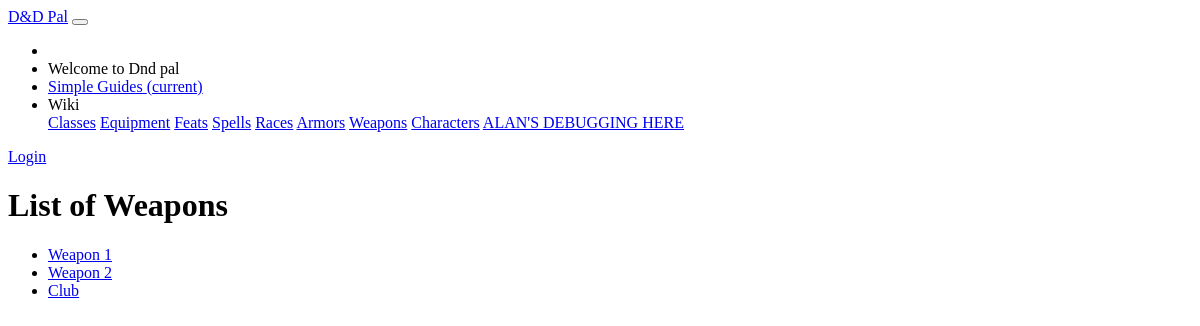
Screenshot of /dndpal/weapons/ with the database file from the repository.
### dndpal/models.py (models this page shows)
class Weapon(models.Model):
    name = models.CharField(default = '', primary_key = True, max_length = 100, help_text = "Enter the name of this weapon")
    gold = models.IntegerField(default=0, help_text="Enter the gold-price component for this weapon")
    silver = models.IntegerField(default=0, help_text="Enter the silver-price component for this weapon")
    copper = models.IntegerField(default=0, help_text="Enter the copper-price component for this weapon")
    damage = models.CharField(default = "", max_length = 10000, help_text = "Enter the damage die of this weapon")
    DAMAGE_TYPE_CHOICES = (
        ('ac', 'Acid'),
        ('bl', 'Bludgeoning'),
        ('co', 'Cold'),
        ('fi', 'Fire'),
        ('fo', 'Force'),
        ('li', 'Lightning'),
        ('ne', 'Necrotic'),
        ('pi', 'Piercing'),
        ('po', 'Poisoning'),
        ('ps', 'Psychic'),
        ('ra', 'Radiant'),
        ('sl', 'Slashing'),
        ('th', 'Thunder'),
    )
    damage_type = models.CharField(max_length = 2, choices = DAMAGE_TYPE_CHOICES, default = 'ab')
    range = models.CharField(default = "", max_length = 10000, help_text = "Enter the range of the weapon.")
    weight = models.SmallIntegerField(default= 0, help_text="Enter the weight for this item in pounds.")
    weapon_type = models.CharField(default = "", max_length = 10000, help_text = "Enter the weapon category of the weapon. IE: Simple, Martial, etc.")
    properties = models.CharField(default = '', max_length = 1000, help_text = "Enter the properties of this weapon in a comma separated list.")
    def get_absolute_url(self):
        return reverse('weapon-detail', args=[str(self.name)])

### dndpal/views.py (the view)
# urls.py: path('weapons/', views.WeaponListView.as_view(), name='weapons'),
class WeaponListView(generic.ListView):
    model = Weapon

### dndpal/templates/dndpal/weapon_list.html
{% extends "base_generic.html" %}
{% block content %}
<main role="main" class="container">
    <div class="container card p-5" style="margin-top:10px;">
        <h1>List of Weapons</h1>
        {% if weapon_list %}
        <ul>
            {% for weapon in weapon_list %}
            <li>
                <a href="{{ weapon.get_absolute_url }}">{{ weapon.name }}</a>
            </li>
            {% endfor %}
        </ul>
        {% else %}
        <p>There are no weapons in the wiki.</p>
        {% endif %}
    </div>
</main>
{% endblock %}

### rows the page displays
Weapon: name "Weapon 1"
Weapon: name "Weapon 2"
Weapon: name "Club"
